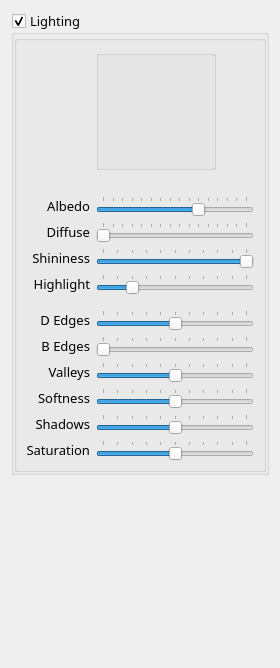
<?xml version="1.0" encoding="UTF-8"?>
<ui version="4.0">
 <class>LightingWidget</class>
 <widget class="QWidget" name="LightingWidget">
  <property name="geometry">
   <rect>
    <x>0</x>
    <y>0</y>
    <width>280</width>
    <height>668</height>
   </rect>
  </property>
  <property name="sizePolicy">
   <sizepolicy hsizetype="Preferred" vsizetype="Preferred">
    <horstretch>0</horstretch>
    <verstretch>0</verstretch>
   </sizepolicy>
  </property>
  <property name="font">
   <font>
    <family>MS Reference Sans Serif</family>
    <pointsize>12</pointsize>
   </font>
  </property>
  <property name="windowTitle">
   <string>Shader Widget</string>
  </property>
  <layout class="QVBoxLayout">
   <item>
    <widget class="QGroupBox" name="applylighting">
     <property name="font">
      <font>
       <family>MS Reference Sans Serif</family>
       <pointsize>10</pointsize>
      </font>
     </property>
     <property name="toolTip">
      <string>&lt;html&gt;&lt;head/&gt;&lt;body&gt;&lt;p&gt;&lt;span style=&quot; font-size:9pt;&quot;&gt;Set various light settings.&lt;/span&gt;&lt;/p&gt;&lt;/body&gt;&lt;/html&gt;</string>
     </property>
     <property name="title">
      <string>Lighting</string>
     </property>
     <property name="checkable">
      <bool>true</bool>
     </property>
     <property name="checked">
      <bool>true</bool>
     </property>
     <layout class="QVBoxLayout">
      <property name="spacing">
       <number>0</number>
      </property>
      <property name="leftMargin">
       <number>0</number>
      </property>
      <property name="topMargin">
       <number>0</number>
      </property>
      <property name="rightMargin">
       <number>0</number>
      </property>
      <property name="bottomMargin">
       <number>0</number>
      </property>
      <item>
       <widget class="QGroupBox" name="lightingbox">
        <property name="sizePolicy">
         <sizepolicy hsizetype="Preferred" vsizetype="Preferred">
          <horstretch>0</horstretch>
          <verstretch>0</verstretch>
         </sizepolicy>
        </property>
        <property name="autoFillBackground">
         <bool>false</bool>
        </property>
        <property name="title">
         <string/>
        </property>
        <property name="flat">
         <bool>false</bool>
        </property>
        <layout class="QGridLayout" name="gridLayout">
         <property name="spacing">
          <number>6</number>
         </property>
         <item row="2" column="1">
          <widget class="QSlider" name="ambient">
           <property name="sizePolicy">
            <sizepolicy hsizetype="Expanding" vsizetype="Fixed">
             <horstretch>0</horstretch>
             <verstretch>0</verstretch>
            </sizepolicy>
           </property>
           <property name="toolTip">
            <string>&lt;html&gt;&lt;head/&gt;&lt;body&gt;&lt;p&gt;&lt;span style=&quot; font-size:9pt;&quot;&gt;Values between 0.0 and 1.0&lt;/span&gt;&lt;/p&gt;&lt;/body&gt;&lt;/html&gt;</string>
           </property>
           <property name="maximum">
            <number>15</number>
           </property>
           <property name="pageStep">
            <number>1</number>
           </property>
           <property name="value">
            <number>10</number>
           </property>
           <property name="orientation">
            <enum>Qt::Horizontal</enum>
           </property>
           <property name="tickPosition">
            <enum>QSlider::TicksAbove</enum>
           </property>
          </widget>
         </item>
         <item row="0" column="1">
          <widget class="QGroupBox" name="disc">
           <property name="sizePolicy">
            <sizepolicy hsizetype="Fixed" vsizetype="Fixed">
             <horstretch>0</horstretch>
             <verstretch>0</verstretch>
            </sizepolicy>
           </property>
           <property name="minimumSize">
            <size>
             <width>120</width>
             <height>120</height>
            </size>
           </property>
           <property name="toolTip">
            <string>&lt;html&gt;&lt;head/&gt;&lt;body&gt;&lt;p&gt;&lt;span style=&quot; font-size:9pt;&quot;&gt;Move light by dragging on the sphere.&lt;/span&gt;&lt;/p&gt;&lt;p&gt;&lt;span style=&quot; font-size:9pt;&quot;&gt;Press spacebar to center the light.&lt;/span&gt;&lt;/p&gt;&lt;/body&gt;&lt;/html&gt;</string>
           </property>
           <property name="autoFillBackground">
            <bool>false</bool>
           </property>
           <property name="title">
            <string/>
           </property>
          </widget>
         </item>
         <item row="7" column="0">
          <widget class="QLabel" name="label_7">
           <property name="toolTip">
            <string>&lt;html&gt;&lt;head&gt;&lt;body&gt;&lt;p&gt;Surface edge enhancement&lt;/p&gt;&lt;/body&gt;&lt;/html&gt;</string>
           </property>
           <property name="text">
            <string>D Edges</string>
           </property>
           <property name="alignment">
            <set>Qt::AlignRight|Qt::AlignTrailing|Qt::AlignVCenter</set>
           </property>
          </widget>
         </item>
         <item row="15" column="1">
          <widget class="QSlider" name="shadowIntensity">
           <property name="maximum">
            <number>100</number>
           </property>
           <property name="value">
            <number>50</number>
           </property>
           <property name="orientation">
            <enum>Qt::Horizontal</enum>
           </property>
           <property name="tickPosition">
            <enum>QSlider::TicksAbove</enum>
           </property>
           <property name="tickInterval">
            <number>10</number>
           </property>
          </widget>
         </item>
         <item row="4" column="1">
          <widget class="QSlider" name="specular">
           <property name="sizePolicy">
            <sizepolicy hsizetype="Expanding" vsizetype="Fixed">
             <horstretch>0</horstretch>
             <verstretch>0</verstretch>
            </sizepolicy>
           </property>
           <property name="toolTip">
            <string>&lt;html&gt;&lt;head/&gt;&lt;body&gt;&lt;p&gt;&lt;span style=&quot; font-size:9pt;&quot;&gt;Values between 0.0 and 1.0&lt;/span&gt;&lt;/p&gt;&lt;/body&gt;&lt;/html&gt;</string>
           </property>
           <property name="maximum">
            <number>10</number>
           </property>
           <property name="pageStep">
            <number>1</number>
           </property>
           <property name="value">
            <number>10</number>
           </property>
           <property name="orientation">
            <enum>Qt::Horizontal</enum>
           </property>
           <property name="tickPosition">
            <enum>QSlider::TicksAbove</enum>
           </property>
          </widget>
         </item>
         <item row="10" column="0">
          <widget class="QLabel" name="label_5">
           <property name="toolTip">
            <string>&lt;html&gt;&lt;head&gt;&lt;body&gt;&lt;p&gt;Control influence area in depression features.&lt;/p&gt;&lt;/body&gt;&lt;/html&gt;</string>
           </property>
           <property name="text">
            <string>Softness</string>
           </property>
           <property name="alignment">
            <set>Qt::AlignRight|Qt::AlignTrailing|Qt::AlignVCenter</set>
           </property>
          </widget>
         </item>
         <item row="9" column="0">
          <widget class="QLabel" name="label_9">
           <property name="toolTip">
            <string>&lt;html&gt;&lt;head&gt;&lt;body&gt;&lt;p&gt;Surface depression enhancement.&lt;/p&gt;&lt;/body&gt;&lt;/html&gt;</string>
           </property>
           <property name="text">
            <string>Valleys</string>
           </property>
           <property name="alignment">
            <set>Qt::AlignRight|Qt::AlignTrailing|Qt::AlignVCenter</set>
           </property>
          </widget>
         </item>
         <item row="3" column="0">
          <widget class="QLabel" name="label">
           <property name="toolTip">
            <string>&lt;html&gt;&lt;head/&gt;&lt;body&gt;&lt;p&gt;&lt;span style=&quot; font-size:9pt;&quot;&gt;Diffuse light&lt;/span&gt;&lt;/p&gt;&lt;/body&gt;&lt;/html&gt;</string>
           </property>
           <property name="text">
            <string>Diffuse</string>
           </property>
           <property name="alignment">
            <set>Qt::AlignRight|Qt::AlignTrailing|Qt::AlignVCenter</set>
           </property>
          </widget>
         </item>
         <item row="17" column="0">
          <widget class="QLabel" name="label_18">
           <property name="toolTip">
            <string>&lt;html&gt;&lt;head&gt;&lt;body&gt;&lt;p&gt;Colour saturation&lt;/span&gt;&lt;/p&gt;&lt;/body&gt;&lt;/html&gt;</string>
           </property>
           <property name="text">
            <string>Saturation</string>
           </property>
           <property name="alignment">
            <set>Qt::AlignRight|Qt::AlignTrailing|Qt::AlignVCenter</set>
           </property>
          </widget>
         </item>
         <item row="9" column="1">
          <widget class="QSlider" name="valleyIntensity">
           <property name="maximum">
            <number>100</number>
           </property>
           <property name="value">
            <number>50</number>
           </property>
           <property name="orientation">
            <enum>Qt::Horizontal</enum>
           </property>
           <property name="tickPosition">
            <enum>QSlider::TicksAbove</enum>
           </property>
           <property name="tickInterval">
            <number>10</number>
           </property>
          </widget>
         </item>
         <item row="5" column="1">
          <widget class="QSlider" name="specularcoeff">
           <property name="sizePolicy">
            <sizepolicy hsizetype="Expanding" vsizetype="Fixed">
             <horstretch>0</horstretch>
             <verstretch>0</verstretch>
            </sizepolicy>
           </property>
           <property name="toolTip">
            <string>&lt;html&gt;&lt;head/&gt;&lt;body&gt;&lt;p&gt;&lt;span style=&quot; font-size:9pt;&quot;&gt;Values between 0.0 and 1.0&lt;/span&gt;&lt;/p&gt;&lt;/body&gt;&lt;/html&gt;</string>
           </property>
           <property name="maximum">
            <number>10</number>
           </property>
           <property name="pageStep">
            <number>1</number>
           </property>
           <property name="value">
            <number>2</number>
           </property>
           <property name="orientation">
            <enum>Qt::Horizontal</enum>
           </property>
           <property name="tickPosition">
            <enum>QSlider::TicksAbove</enum>
           </property>
          </widget>
         </item>
         <item row="15" column="0">
          <widget class="QLabel" name="label_8">
           <property name="toolTip">
            <string>&lt;html&gt;&lt;head&gt;&lt;body&gt;&lt;p&gt;Shadow intensity&lt;/p&gt;&lt;/body&gt;&lt;/html&gt;</string>
           </property>
           <property name="text">
            <string>Shadows</string>
           </property>
           <property name="alignment">
            <set>Qt::AlignRight|Qt::AlignTrailing|Qt::AlignVCenter</set>
           </property>
          </widget>
         </item>
         <item row="17" column="1">
          <widget class="QSlider" name="gamma">
           <property name="toolTip">
            <string>&lt;html&gt;&lt;head/&gt;&lt;body&gt;&lt;p&gt;&lt;span style=&quot; font-size:9pt;&quot;&gt;Values between 0.0 and 1.0&lt;/span&gt;&lt;/p&gt;&lt;/body&gt;&lt;/html&gt;</string>
           </property>
           <property name="maximum">
            <number>100</number>
           </property>
           <property name="value">
            <number>50</number>
           </property>
           <property name="orientation">
            <enum>Qt::Horizontal</enum>
           </property>
           <property name="tickPosition">
            <enum>QSlider::TicksAbove</enum>
           </property>
           <property name="tickInterval">
            <number>10</number>
           </property>
          </widget>
         </item>
         <item row="3" column="1">
          <widget class="QSlider" name="diffuse">
           <property name="sizePolicy">
            <sizepolicy hsizetype="Expanding" vsizetype="Fixed">
             <horstretch>0</horstretch>
             <verstretch>0</verstretch>
            </sizepolicy>
           </property>
           <property name="toolTip">
            <string>&lt;html&gt;&lt;head/&gt;&lt;body&gt;&lt;p&gt;&lt;span style=&quot; font-size:9pt;&quot;&gt;Values between 0.0 and 1.0&lt;/span&gt;&lt;/p&gt;&lt;/body&gt;&lt;/html&gt;</string>
           </property>
           <property name="maximum">
            <number>15</number>
           </property>
           <property name="pageStep">
            <number>1</number>
           </property>
           <property name="value">
            <number>0</number>
           </property>
           <property name="orientation">
            <enum>Qt::Horizontal</enum>
           </property>
           <property name="tickPosition">
            <enum>QSlider::TicksAbove</enum>
           </property>
          </widget>
         </item>
         <item row="4" column="0">
          <widget class="QLabel" name="label_2">
           <property name="sizePolicy">
            <sizepolicy hsizetype="Preferred" vsizetype="Preferred">
             <horstretch>0</horstretch>
             <verstretch>0</verstretch>
            </sizepolicy>
           </property>
           <property name="toolTip">
            <string>&lt;html&gt;&lt;head/&gt;&lt;body&gt;&lt;p&gt;&lt;span style=&quot; font-size:9pt;&quot;&gt;Specular shininess&lt;/span&gt;&lt;/p&gt;&lt;/body&gt;&lt;/html&gt;</string>
           </property>
           <property name="text">
            <string>Shininess</string>
           </property>
           <property name="alignment">
            <set>Qt::AlignRight|Qt::AlignTrailing|Qt::AlignVCenter</set>
           </property>
          </widget>
         </item>
         <item row="1" column="1">
          <spacer name="verticalSpacer_3">
           <property name="orientation">
            <enum>Qt::Vertical</enum>
           </property>
           <property name="sizeType">
            <enum>QSizePolicy::Fixed</enum>
           </property>
           <property name="sizeHint" stdset="0">
            <size>
             <width>20</width>
             <height>20</height>
            </size>
           </property>
          </spacer>
         </item>
         <item row="10" column="1">
          <widget class="QSlider" name="softness">
           <property name="toolTip">
            <string>&lt;html&gt;&lt;head/&gt;&lt;body&gt;&lt;p&gt;&lt;span style=&quot; font-size:9pt;&quot;&gt;Values between 0 and 10&lt;/span&gt;&lt;/p&gt;&lt;/body&gt;&lt;/html&gt;</string>
           </property>
           <property name="minimum">
            <number>0</number>
           </property>
           <property name="maximum">
            <number>10</number>
           </property>
           <property name="pageStep">
            <number>1</number>
           </property>
           <property name="value">
            <number>5</number>
           </property>
           <property name="orientation">
            <enum>Qt::Horizontal</enum>
           </property>
           <property name="tickPosition">
            <enum>QSlider::TicksAbove</enum>
           </property>
          </widget>
         </item>
         <item row="7" column="1">
          <widget class="QSlider" name="edges">
           <property name="toolTip">
            <string>&lt;html&gt;&lt;head/&gt;&lt;body&gt;&lt;p&gt;&lt;span style=&quot; font-size:9pt;&quot;&gt;Values between 0.0 and 1.0&lt;/span&gt;&lt;/p&gt;&lt;/body&gt;&lt;/html&gt;</string>
           </property>
           <property name="maximum">
            <number>10</number>
           </property>
           <property name="pageStep">
            <number>1</number>
           </property>
           <property name="value">
            <number>5</number>
           </property>
           <property name="orientation">
            <enum>Qt::Horizontal</enum>
           </property>
           <property name="tickPosition">
            <enum>QSlider::TicksAbove</enum>
           </property>
          </widget>
         </item>
         <item row="2" column="0">
          <widget class="QLabel" name="label_4">
           <property name="toolTip">
            <string>&lt;html&gt;&lt;head/&gt;&lt;body&gt;&lt;p&gt;The fraction of the total light striking a surface that gets reflected from that surface. An object that has a high albedo is very bright; an object that has a low albedo is dark.&lt;/p&gt;&lt;/body&gt;&lt;/html&gt;</string>
           </property>
           <property name="text">
            <string>Albedo</string>
           </property>
           <property name="alignment">
            <set>Qt::AlignRight|Qt::AlignTrailing|Qt::AlignVCenter</set>
           </property>
          </widget>
         </item>
         <item row="5" column="0">
          <widget class="QLabel" name="label_3">
           <property name="toolTip">
            <string>&lt;html&gt;&lt;head/&gt;&lt;body&gt;&lt;p&gt;&lt;span style=&quot; font-size:9pt;&quot;&gt;Specular highlight size&lt;/span&gt;&lt;/p&gt;&lt;/body&gt;&lt;/html&gt;</string>
           </property>
           <property name="text">
            <string>Highlight</string>
           </property>
           <property name="alignment">
            <set>Qt::AlignRight|Qt::AlignTrailing|Qt::AlignVCenter</set>
           </property>
          </widget>
         </item>
         <item row="6" column="1">
          <spacer name="verticalSpacer">
           <property name="orientation">
            <enum>Qt::Vertical</enum>
           </property>
           <property name="sizeType">
            <enum>QSizePolicy::Fixed</enum>
           </property>
           <property name="sizeHint" stdset="0">
            <size>
             <width>20</width>
             <height>10</height>
            </size>
           </property>
          </spacer>
         </item>
         <item row="8" column="0">
          <widget class="QLabel" name="label_6">
           <property name="toolTip">
            <string>&lt;html&gt;&lt;head/&gt;&lt;body&gt;&lt;p&gt;Surface edge enhancement&lt;/p&gt;&lt;/body&gt;&lt;/html&gt;</string>
           </property>
           <property name="text">
            <string>B Edges</string>
           </property>
           <property name="alignment">
            <set>Qt::AlignRight|Qt::AlignTrailing|Qt::AlignVCenter</set>
           </property>
          </widget>
         </item>
         <item row="8" column="1">
          <widget class="QSlider" name="peakIntensity">
           <property name="toolTip">
            <string>&lt;html&gt;&lt;head/&gt;&lt;body&gt;&lt;p&gt;&lt;span style=&quot; font-size:9pt;&quot;&gt;Values between 0.0 and 1.0&lt;/span&gt;&lt;/p&gt;&lt;/body&gt;&lt;/html&gt;</string>
           </property>
           <property name="maximum">
            <number>100</number>
           </property>
           <property name="value">
            <number>0</number>
           </property>
           <property name="orientation">
            <enum>Qt::Horizontal</enum>
           </property>
           <property name="tickPosition">
            <enum>QSlider::TicksAbove</enum>
           </property>
           <property name="tickInterval">
            <number>10</number>
           </property>
          </widget>
         </item>
        </layout>
       </widget>
      </item>
     </layout>
    </widget>
   </item>
   <item>
    <spacer name="verticalSpacer_2">
     <property name="orientation">
      <enum>Qt::Vertical</enum>
     </property>
     <property name="sizeHint" stdset="0">
      <size>
       <width>20</width>
       <height>40</height>
      </size>
     </property>
    </spacer>
   </item>
  </layout>
 </widget>
 <resources/>
 <connections>
  <connection>
   <sender>applylighting</sender>
   <signal>clicked(bool)</signal>
   <receiver>lightingbox</receiver>
   <slot>setVisible(bool)</slot>
   <hints>
    <hint type="sourcelabel">
     <x>82</x>
     <y>237</y>
    </hint>
    <hint type="destinationlabel">
     <x>52</x>
     <y>274</y>
    </hint>
   </hints>
  </connection>
 </connections>
</ui>
